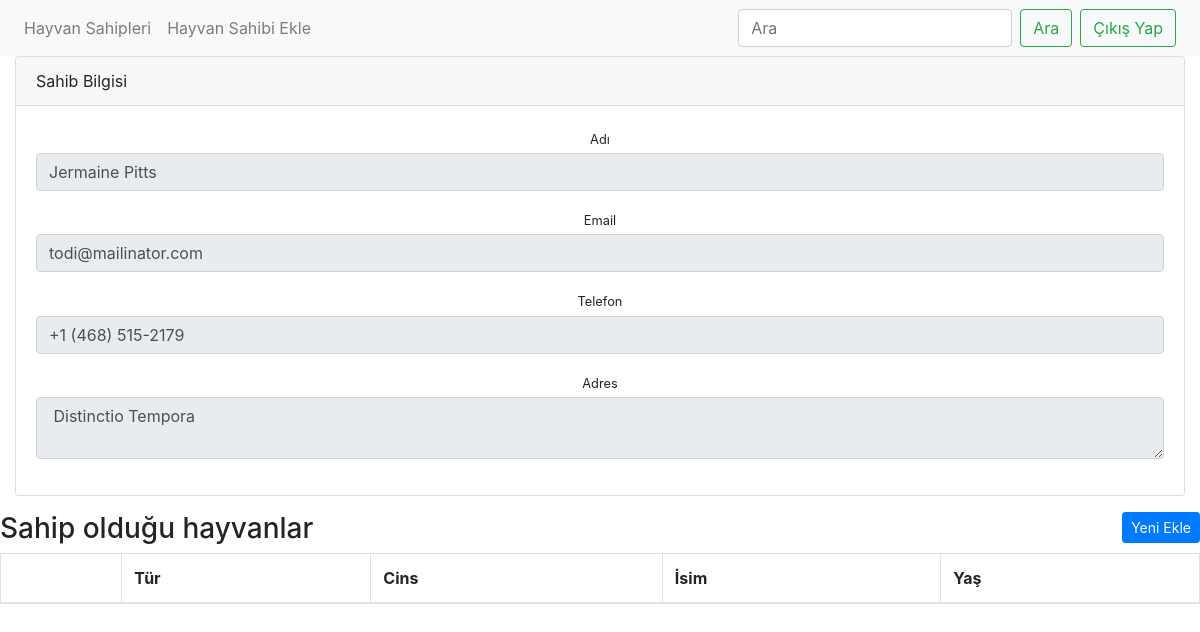
The page /animal/jermaine-pitts (signed in) on the database as committed earlier.
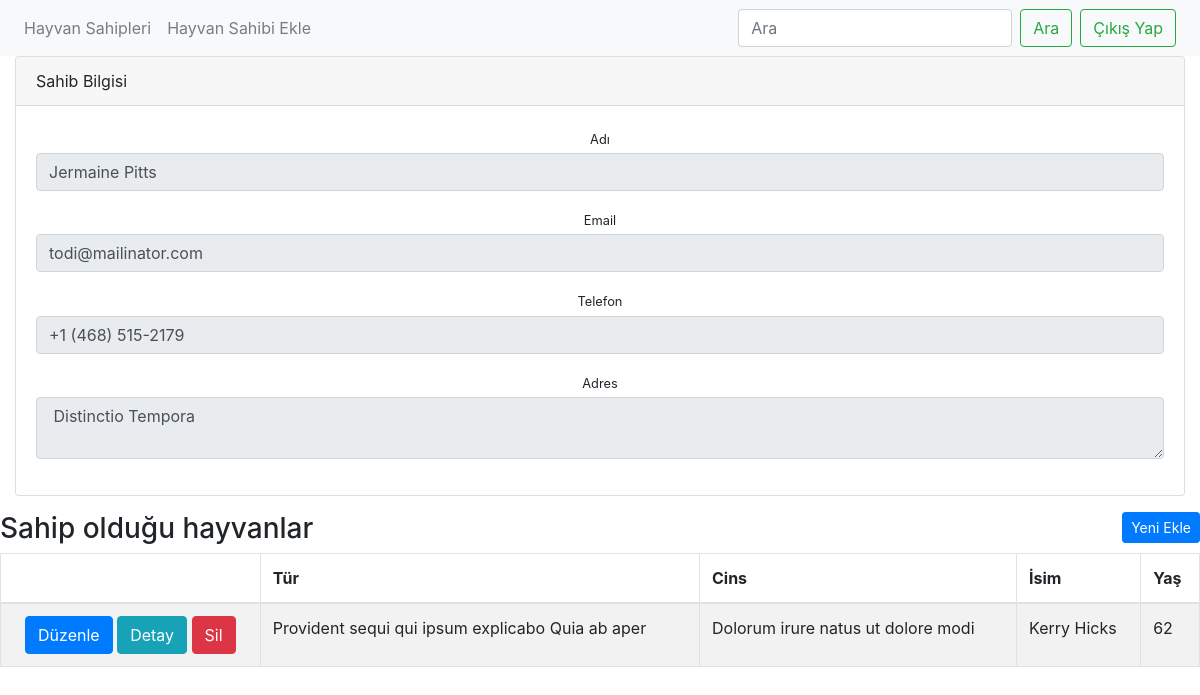
The same page on the database as committed later.
### veterinary/models/Animal.py (models this page shows, shortened)
class AnimalModel(models.Model):
    owner=models.ForeignKey(OwnerModel,on_delete=models.CASCADE,related_name="owner",null=True)
    kind= models.CharField(max_length=50,null=True)
    genus= models.CharField(max_length=50,null=True)
    name= models.CharField(max_length=70,null=True)
    slug = AutoSlugField(populate_from='name')
    age=models.IntegerField(blank=True,unique=False)
    description=models.TextField(unique=False,null=False)
    created_at = models.DateTimeField(auto_now=True)
    updated_at = models.DateTimeField(auto_now=True)
    class Meta:
        verbose_name="Animal"
        verbose_name = 'Animal'

### veterinary/views/animal.py (the view)
# urls.py: path('animal/<slug:slug>',AnimalView.as_view(),name="animal"),
class AnimalView(LoginRequiredMixin,View):
    http_method_names=['get','post']
    def get(self,request,slug):
        search=request.GET.get('search')
        owner=OwnerModel.objects.get(slug=slug)
        context={
            "animal":AnimalModel.objects.filter(owner=owner),
            "owner":OwnerModel.objects.filter(slug=slug)[:1].get()
        }
        return render(request,'page/animal.html',context=context)

### veterinary/templates/page/animal.html (shortened to what this page needs)
{% extends 'layout.html' %}
{% block content %}
<div class="row ">
    <div class="col-sm-12">
        <div class="col-xl-12">
            <div class="card mb-4 mb-xl-0">
                <div class="card-header">Sahib Bilgisi</div>
                <div class="card-body text-center">
                    <form>
                        <div class="mb-3">
                            <label class="small mb-1">Adı</label>
                            <input class="form-control" type="text" readonly value="{{owner.name}}">
                        </div>
                        <div class="mb-3">
                            <label class="small mb-1">Email</label>
                            <input class="form-control" type="text" readonly value="{{owner.email}}">
                        </div>
                        <div class="mb-3">
                            <label class="small mb-1">Telefon</label>
                            <input class="form-control" type="text" readonly value="{{owner.phone}}">
                        </div>
                        <div class="mb-3">
                            <label class="small mb-1">Adres</label>
                            <textarea class="form-control" type="text" readonly> {{owner.address}}</textarea>
                        </div>
                    </form>
                </div>
            </div>
        </div>
    </div>
</div>
<div class="container-fuild mt-3">
    <div class="row">
        <div class="col-md-12 ">
            <div class="panel panel-default panel-table">
                <div class="panel-heading">
                    <div class="row">
                        <div class="col col-xs-6">
                            <h3 class="panel-title">Sahip olduğu hayvanlar</h3>
                        </div>
                        <div class="col col-xs-6 text-right">
                            <a href="{% url 'veterinary:insertanimal' slug=owner.slug %}" class=" btn btn-sm btn-primary
                                btn-create">Yeni Ekle</a>
                        </div>
                    </div>
                </div>
                <div class="panel-body">
                    <table class="table table-striped table-bordered table-list">
                        <thead>
                            <tr>
                                <th><em class="fa fa-cog"></em></th>
                                <th scope="col">Tür</th>
                                <th scope="col">Cins</th>
                                <th scope="col">İsim</th>
                                <th scope="col">Yaş</th>
                            </tr>
                        </thead>
                        <tbody>
                            {% for row in animal  %}
                            <tr>
                                <td align="center">
                                    <a href="{% url 'veterinary:editanimal' slug=row.slug %}"
                                        class="btn btn-primary">Düzenle</a>
                                    <a href="{% url 'veterinary:detailanimal' slug=row.slug %}"
                                        class="btn btn-info">Detay</a>
                                        {% if user.role %}
                                    <a href="{% url 'veterinary:animaldelete' slug=row.slug %}"
                                        class="btn btn-danger">Sil</a>
                                        {% endif %}
                                </td>
                                <td> {{row.kind}}</td>
                                <td> {{row.genus}}</td>
                                <td> {{row.name}} </td>
                                <td> {{row.age}} </td>
                            </tr>
                            {%  endfor %}
                        </tbody>
                    </table>
                </div>
            </div>
        </div>
    </div>
</div>
{% endblock %}

Rows that differ between the two databases and show on the page:
added AnimalModel: kind "Provident sequi qui ipsum explicabo Quia ab aper", genus "Dolorum irure natus ut dolore modi", name "Kerry Hicks", age "62"
